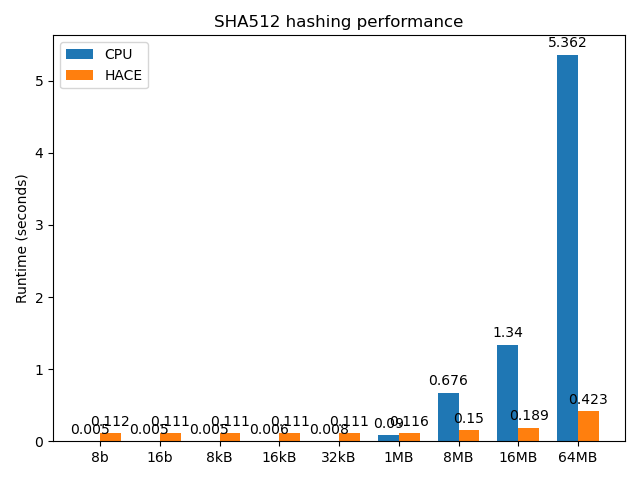

Reproduce this figure in Python.
#!/usr/bin/python3
#
# Copyright 2021 Joel Stanley <[email redacted]>, IBM Corp.
# SPDX-License-Identifier: GPL-2.0 OR Apache-2.0
#
# This program benchmarks the aspeed_hace test program against sha512sum with a
# varity of input file sizes, as defined in the list 'sizes' and produces a
# graph of the result. Should be run with this patch applied to the system's
# device tree:
#
#     --- a/arch/arm/boot/dts/aspeed-ast2600-evb.dts
#    +++ b/arch/arm/boot/dts/aspeed-ast2600-evb.dts
#    @@ -21,6 +21,17 @@ memory@80000000 {
#                    device_type = "memory";
#                    reg = <0x80000000 0x80000000>;
#            };
#    +
#    +       reserved-memory {
#    +               #address-cells = <1>;
#    +               #size-cells = <1>;
#    +               ranges;
#    +
#    +               hacks: framebuffer@90000000 {
#    +                       no-map;
#    +                       reg = <0x90000000 0x08000000>; /* 128M */
#    +               };
#    +       };
#     };
#
# Tested using Debian bullseye on an ast2600evb

import matplotlib
import matplotlib.pyplot as plt
import numpy as np
import subprocess
import re

sizes = ['8b', '16b', '8kB', '16kB', '32kB', '1MB', '8MB', '16MB', '64MB']
cpu = []
hace = []


def get_time(cmd):
    print("Running", " ".join(cmd))
    out = subprocess.run(cmd, capture_output=True, shell=True)
    try:
        m, s = out.stderr.split()[1].split(b'm')
        m = int(m)
        s = float(s[:-1])
    except Exception as e:
        print(out.stderr)
        print(cmd)
        print(e)
        import sys
        sys.exit(1)
    return m * 60 + s

def do_hace(size):
    return get_time(["time sudo ./aspeed_hace /tmp/test"])

def do_cpu(size):
    return get_time(["time sha512sum /tmp/test"])


for size in sizes:
    bs = re.sub(r'\d+', '', size)
    count = size.strip(bs)
    print("Creating {}{} file /tmp/test".format(count, bs))
    if bs == 'b':
        bs = '1'
    subprocess.run(["dd", "status=none", "if=/dev/random", "of=/tmp/test", "bs={}".format(bs) , "count={}".format(count)])

    hace.append(do_hace(size))
    cpu.append(do_cpu(size))

    print()


x = np.arange(len(sizes)) # the label locations
width = 0.35  # the width of the bars

fig, ax = plt.subplots()
rects1 = ax.bar(x - width/2, cpu, width, label="CPU")
rects2 = ax.bar(x + width/2, hace, width, label="HACE")

# Add some text for labels, title and custom x-axis tick labels, etc.
ax.set_ylabel('Runtime (seconds)')
ax.set_title('SHA512 hashing performance')
ax.set_xticks(x)
ax.set_xticklabels(sizes)
ax.legend()

def autolabel(rects):
    """Attach a text label above each bar in *rects*, displaying its height."""
    for rect in rects:
        height = rect.get_height()
        ax.annotate('{}'.format(height),
                    xy=(rect.get_x() + rect.get_width() / 2, height),
                    xytext=(0, 3),  # 3 points vertical offset
                    textcoords="offset points",
                    ha='center', va='bottom')


autolabel(rects1)
autolabel(rects2)

fig.tight_layout()

#plt.show()
plt.savefig("plot.png")
